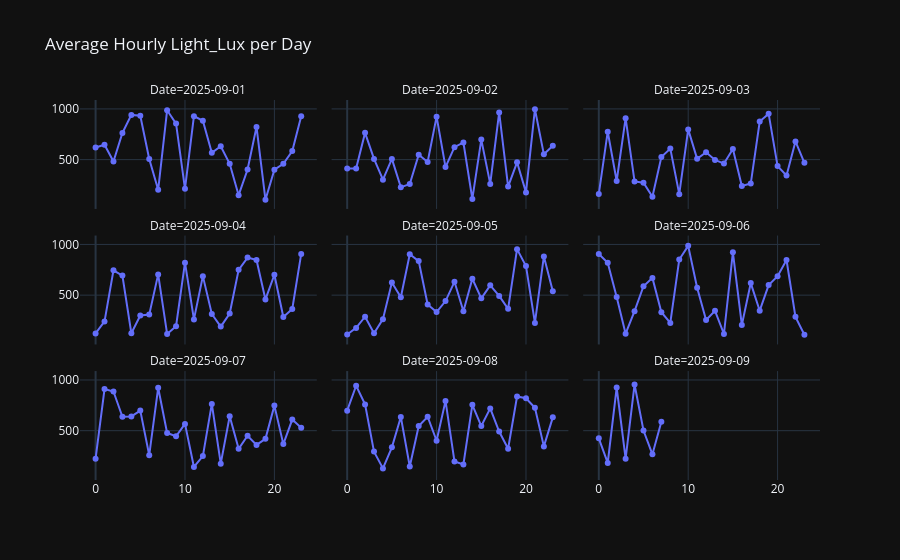

Notebook code cell kept with this figure:
### Code cell
# Splicing the Dataset = Environmental Conditions – Light Intensity

hourly_light = (
    iot_dataset.groupby(["Date", "Hour"])["Light_Lux"]
    .mean()
    .reset_index()
)

plot = px.line(
    hourly_light,
    x="Hour",
    y="Light_Lux",
    facet_col="Date",
    facet_col_wrap=3,
    markers=True,
    title="Average Hourly Light_Lux per Day"
)

plot.update_yaxes(title="")
plot.update_xaxes(title="")
plot.show()

### Figure 1 — Plotly figure (JSON) as saved in the notebook; plotly's stock layout.template omitted (floating-point values rounded to 4 significant figures)
{"data": [{"hovertemplate": "Date=2025-09-01<br>Hour=%{x}<br>Light_Lux=%{y}<extra></extra>", "legendgroup": "", "line": {"color": "#636efa", "dash": "solid"}, "marker": {"symbol": "circle"}, "mode": "lines+markers", "name": "", "orientation": "v", "showlegend": false, "x": [0, 1, 2, 3, 4, 5, 6, 7, 8, 9, 10, 11, 12, 13, 14, 15, 16, 17, 18, 19, 20, 21, 22, 23], "xaxis": "x7", "y": [618.7, 646.0, 481.7, 762.8, 940.9, 933.0, 505.8, 201.9, 986.4, 855.0, 212.2, 928.8, 882.9, 567.0, 632.1, 459.1, 149.3, 401.7, 822.6, 104.2, 400.1, 458.4, 583.7, 927.9], "yaxis": "y7", "type": "scatter"}, {"hovertemplate": "Date=2025-09-02<br>Hour=%{x}<br>Light_Lux=%{y}<extra></extra>", "legendgroup": "", "line": {"color": "#636efa", "dash": "solid"}, "marker": {"symbol": "circle"}, "mode": "lines+markers", "name": "", "orientation": "v", "showlegend": false, "x": [0, 1, 2, 3, 4, 5, 6, 7, 8, 9, 10, 11, 12, 13, 14, 15, 16, 17, 18, 19, 20, 21, 22, 23], "xaxis": "x8", "y": [411.7, 412.3, 763.8, 507.0, 302.1, 507.2, 226.8, 258.7, 548.5, 477.0, 923.4, 426.2, 622.5, 669.0, 111.8, 697.2, 260.2, 965.0, 233.8, 473.2, 176.8, 997.2, 552.0, 635.8], "yaxis": "y8", "type": "scatter"}, {"hovertemplate": "Date=2025-09-03<br>Hour=%{x}<br>Light_Lux=%{y}<extra></extra>", "legendgroup": "", "line": {"color": "#636efa", "dash": "solid"}, "marker": {"symbol": "circle"}, "mode": "lines+markers", "name": "", "orientation": "v", "showlegend": false, "x": [0, 1, 2, 3, 4, 5, 6, 7, 8, 9, 10, 11, 12, 13, 14, 15, 16, 17, 18, 19, 20, 21, 22, 23], "xaxis": "x9", "y": [160.4, 775.0, 288.9, 908.2, 284.6, 271.6, 132.9, 524.9, 608.4, 159.1, 798.0, 508.0, 572.0, 496.7, 460.7, 603.7, 239.7, 263.7, 875.6, 951.5, 436.0, 343.7, 679.6, 467.9], "yaxis": "y9", "type": "scatter"}, {"hovertemplate": "Date=2025-09-04<br>Hour=%{x}<br>Light_Lux=%{y}<extra></extra>", "legendgroup": "", "line": {"color": "#636efa", "dash": "solid"}, "marker": {"symbol": "circle"}, "mode": "lines+markers", "name": "", "orientation": "v", "showlegend": false, "x": [0, 1, 2, 3, 4, 5, 6, 7, 8, 9, 10, 11, 12, 13, 14, 15, 16, 17, 18, 19, 20, 21, 22, 23], "xaxis": "x4", "y": [122.8, 240.5, 744.4, 693.0, 124.4, 299.8, 308.0, 704.7, 117.7, 193.7, 819.9, 260.7, 687.5, 314.4, 189.5, 318.9, 750.0, 870.1, 847.2, 457.5, 701.3, 284.5, 363.8, 906.7], "yaxis": "y4", "type": "scatter"}, {"hovertemplate": "Date=2025-09-05<br>Hour=%{x}<br>Light_Lux=%{y}<extra></extra>", "legendgroup": "", "line": {"color": "#636efa", "dash": "solid"}, "marker": {"symbol": "circle"}, "mode": "lines+markers", "name": "", "orientation": "v", "showlegend": false, "x": [0, 1, 2, 3, 4, 5, 6, 7, 8, 9, 10, 11, 12, 13, 14, 15, 16, 17, 18, 19, 20, 21, 22, 23], "xaxis": "x5", "y": [111.7, 177.0, 287.1, 123.9, 263.3, 624.7, 479.3, 903.4, 835.7, 407.6, 333.5, 441.7, 631.3, 341.3, 661.7, 468.5, 596.8, 492.5, 365.0, 953.6, 787.2, 226.1, 881.6, 538.7], "yaxis": "y5", "type": "scatter"}, {"hovertemplate": "Date=2025-09-06<br>Hour=%{x}<br>Light_Lux=%{y}<extra></extra>", "legendgroup": "", "line": {"color": "#636efa", "dash": "solid"}, "marker": {"symbol": "circle"}, "mode": "lines+markers", "name": "", "orientation": "v", "showlegend": false, "x": [0, 1, 2, 3, 4, 5, 6, 7, 8, 9, 10, 11, 12, 13, 14, 15, 16, 17, 18, 19, 20, 21, 22, 23], "xaxis": "x6", "y": [905.1, 819.9, 482.7, 120.2, 341.8, 587.5, 670.1, 332.1, 225.4, 851.4, 986.0, 573.1, 254.5, 345.1, 116.6, 922.9, 206.0, 618.9, 346.6, 598.8, 686.3, 846.8, 285.8, 109.9], "yaxis": "y6", "type": "scatter"}, {"hovertemplate": "Date=2025-09-07<br>Hour=%{x}<br>Light_Lux=%{y}<extra></extra>", "legendgroup": "", "line": {"color": "#636efa", "dash": "solid"}, "marker": {"symbol": "circle"}, "mode": "lines+markers", "name": "", "orientation": "v", "showlegend": false, "x": [0, 1, 2, 3, 4, 5, 6, 7, 8, 9, 10, 11, 12, 13, 14, 15, 16, 17, 18, 19, 20, 21, 22, 23], "xaxis": "x", "y": [223.2, 910.0, 886.5, 637.7, 640.5, 698.5, 257.8, 923.0, 476.9, 444.8, 567.0, 142.3, 249.7, 764.2, 174.5, 642.8, 320.8, 450.4, 359.8, 420.1, 747.1, 367.4, 609.8, 528.4], "yaxis": "y", "type": "scatter"}, {"hovertemplate": "Date=2025-09-08<br>Hour=%{x}<br>Light_Lux=%{y}<extra></extra>", "legendgroup": "", "line": {"color": "#636efa", "dash": "solid"}, "marker": {"symbol": "circle"}, "mode": "lines+markers", "name": "", "orientation": "v", "showlegend": false, "x": [0, 1, 2, 3, 4, 5, 6, 7, 8, 9, 10, 11, 12, 13, 14, 15, 16, 17, 18, 19, 20, 21, 22, 23], "xaxis": "x2", "y": [697.3, 943.1, 759.3, 293.4, 128.1, 336.0, 635.6, 146.3, 546.7, 637.2, 400.8, 793.8, 195.9, 167.6, 755.4, 545.9, 719.6, 491.3, 321.8, 837.2, 819.5, 725.2, 344.9, 631.2], "yaxis": "y2", "type": "scatter"}, {"hovertemplate": "Date=2025-09-09<br>Hour=%{x}<br>Light_Lux=%{y}<extra></extra>", "legendgroup": "", "line": {"color": "#636efa", "dash": "solid"}, "marker": {"symbol": "circle"}, "mode": "lines+markers", "name": "", "orientation": "v", "showlegend": false, "x": [0, 1, 2, 3, 4, 5, 6, 7], "xaxis": "x3", "y": [424.9, 182.4, 925.6, 223.1, 955.2, 501.4, 266.6, 587.7], "yaxis": "y3", "type": "scatter"}], "layout": {"xaxis": {"anchor": "y", "domain": [0.0, 0.32], "title": {"text": ""}}, "yaxis": {"anchor": "x", "domain": [0.0, 0.2867], "title": {"text": ""}}, "xaxis2": {"anchor": "y2", "domain": [0.34, 0.66], "matches": "x", "title": {"text": ""}}, "yaxis2": {"anchor": "x2", "domain": [0.0, 0.2867], "matches": "y", "showticklabels": false, "title": {"text": ""}}, "xaxis3": {"anchor": "y3", "domain": [0.68, 1.0], "matches": "x", "title": {"text": ""}}, "yaxis3": {"anchor": "x3", "domain": [0.0, 0.2867], "matches": "y", "showticklabels": false, "title": {"text": ""}}, "xaxis4": {"anchor": "y4", "domain": [0.0, 0.32], "matches": "x", "showticklabels": false, "title": {"text": ""}}, "yaxis4": {"anchor": "x4", "domain": [0.3567, 0.6433], "matches": "y", "title": {"text": ""}}, "xaxis5": {"anchor": "y5", "domain": [0.34, 0.66], "matches": "x", "showticklabels": false, "title": {"text": ""}}, "yaxis5": {"anchor": "x5", "domain": [0.3567, 0.6433], "matches": "y", "showticklabels": false, "title": {"text": ""}}, "xaxis6": {"anchor": "y6", "domain": [0.68, 1.0], "matches": "x", "showticklabels": false, "title": {"text": ""}}, "yaxis6": {"anchor": "x6", "domain": [0.3567, 0.6433], "matches": "y", "showticklabels": false, "title": {"text": ""}}, "xaxis7": {"anchor": "y7", "domain": [0.0, 0.32], "matches": "x", "showticklabels": false, "title": {"text": ""}}, "yaxis7": {"anchor": "x7", "domain": [0.7133, 1.0], "matches": "y", "title": {"text": ""}}, "xaxis8": {"anchor": "y8", "domain": [0.34, 0.66], "matches": "x", "showticklabels": false, "title": {"text": ""}}, "yaxis8": {"anchor": "x8", "domain": [0.7133, 1.0], "matches": "y", "showticklabels": false, "title": {"text": ""}}, "xaxis9": {"anchor": "y9", "domain": [0.68, 1.0], "matches": "x", "showticklabels": false, "title": {"text": ""}}, "yaxis9": {"anchor": "x9", "domain": [0.7133, 1.0], "matches": "y", "showticklabels": false, "title": {"text": ""}}, "annotations": [{"font": {}, "showarrow": false, "text": "Date=2025-09-07", "x": 0.16, "xanchor": "center", "xref": "paper", "y": 0.2867, "yanchor": "bottom", "yref": "paper"}, {"font": {}, "showarrow": false, "text": "Date=2025-09-08", "x": 0.5, "xanchor": "center", "xref": "paper", "y": 0.2867, "yanchor": "bottom", "yref": "paper"}, {"font": {}, "showarrow": false, "text": "Date=2025-09-09", "x": 0.84, "xanchor": "center", "xref": "paper", "y": 0.2867, "yanchor": "bottom", "yref": "paper"}, {"font": {}, "showarrow": false, "text": "Date=2025-09-04", "x": 0.16, "xanchor": "center", "xref": "paper", "y": 0.6433, "yanchor": "bottom", "yref": "paper"}, {"font": {}, "showarrow": false, "text": "Date=2025-09-05", "x": 0.5, "xanchor": "center", "xref": "paper", "y": 0.6433, "yanchor": "bottom", "yref": "paper"}, {"font": {}, "showarrow": false, "text": "Date=2025-09-06", "x": 0.84, "xanchor": "center", "xref": "paper", "y": 0.6433, "yanchor": "bottom", "yref": "paper"}, {"font": {}, "showarrow": false, "text": "Date=2025-09-01", "x": 0.16, "xanchor": "center", "xref": "paper", "y": 1.0, "yanchor": "bottom", "yref": "paper"}, {"font": {}, "showarrow": false, "text": "Date=2025-09-02", "x": 0.5, "xanchor": "center", "xref": "paper", "y": 1.0, "yanchor": "bottom", "yref": "paper"}, {"font": {}, "showarrow": false, "text": "Date=2025-09-03", "x": 0.84, "xanchor": "center", "xref": "paper", "y": 1.0, "yanchor": "bottom", "yref": "paper"}], "legend": {"tracegroupgap": 0}, "title": {"text": "Average Hourly Light_Lux per Day"}}}
